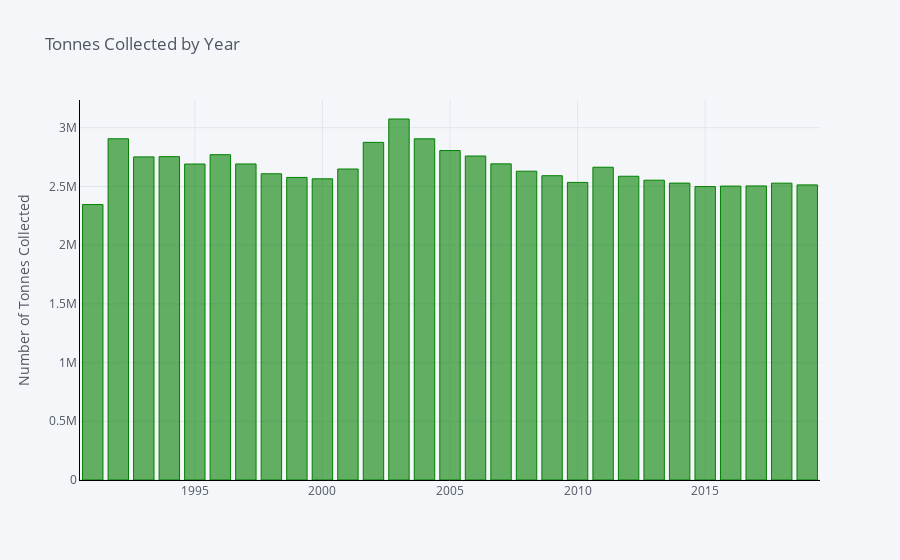

The cell this chart's notebook holds for it:
### Code cell
df.groupby('year').sum()['REFUSETONSCOLLECTED'].iplot(
    kind='bar', yTitle='Number of Tonnes Collected', color='green', linecolor='black', sortbars=True, title='Tonnes Collected by Year')

### Figure 1 — Plotly figure (JSON) as saved in the notebook; plotly's stock layout.template omitted (floating-point values rounded to 4 significant figures)
{"data": [{"marker": {"color": "rgba(0, 128, 0, 0.6)", "line": {"color": "rgba(0, 128, 0, 1.0)", "width": 1}}, "name": "REFUSETONSCOLLECTED", "orientation": "v", "text": "", "type": "bar", "x": ["1991", "1992", "1993", "1994", "1995", "1996", "1997", "1998", "1999", "2000", "2001", "2002", "2003", "2004", "2005", "2006", "2007", "2008", "2009", "2010", "2011", "2012", "2013", "2014", "2015", "2016", "2017", "2018", "2019"], "y": [2346000.0, 2906000.0, 2752000.0, 2754000.0, 2691000.0, 2771000.0, 2692000.0, 2608000.0, 2577000.0, 2565000.0, 2649000.0, 2875000.0, 3075000.0, 2906000.0, 2806000.0, 2759000.0, 2692000.0, 2630000.0, 2592000.0, 2534000.0, 2664000.0, 2587000.0, 2553000.0, 2528000.0, 2499000.0, 2503000.0, 2505000.0, 2528000.0, 2513000.0]}], "layout": {"legend": {"bgcolor": "#F5F6F9", "font": {"color": "#4D5663"}}, "paper_bgcolor": "#F5F6F9", "plot_bgcolor": "#F5F6F9", "title": {"font": {"color": "#4D5663"}, "text": "Tonnes Collected by Year"}, "xaxis": {"gridcolor": "#E1E5ED", "linecolor": "black", "showgrid": true, "tickfont": {"color": "#4D5663"}, "title": {"font": {"color": "#4D5663"}, "text": ""}, "zerolinecolor": "#E1E5ED"}, "yaxis": {"gridcolor": "#E1E5ED", "linecolor": "black", "showgrid": true, "tickfont": {"color": "#4D5663"}, "title": {"font": {"color": "#4D5663"}, "text": "Number of Tonnes Collected"}, "zerolinecolor": "#E1E5ED"}}}
